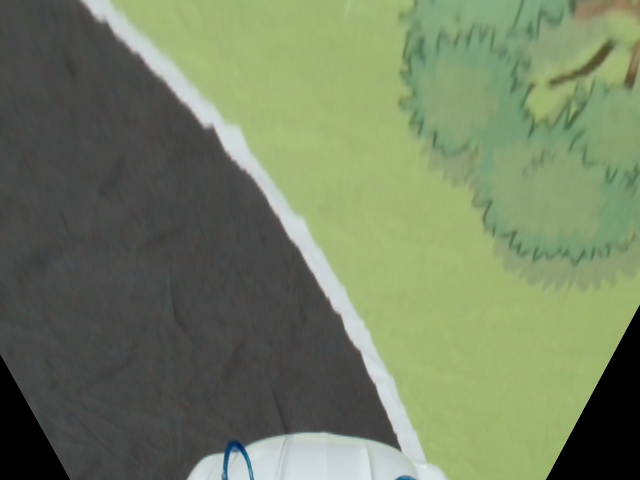
#> input picture road_following/test/image.png, 640 x 480 px
$ jupyter execute detection_test.ipynb
#> lines starting #> are read from the running program, lines starting #| are printed output that depends on the picture; after the words box and inside, x2 and y2 are one past the last pixel; in counts of white or black regions, pixels touching at a corner belong together; long printed decimals are rounded
#> further down, img is the input picture: shape (480, 640, 3); mean B, G, R 98.4, 127.7, 115.2
### road_following/Algorithm/img_preprocess.py
import cv2
import numpy as np
import matplotlib.pyplot as plt
import time

image_width = 640
image_height = 480
direction_div = 12

def color_filter(image, day_evening, driving_type = "Time"):
#> called with day_evening = 180, driving_type = 'Time'
    HSV_frame = cv2.cvtColor(image, cv2.COLOR_BGR2HSV)
    H,S,V = cv2.split(HSV_frame)


    if driving_type == "Time":
        H_green_lower = 35
    elif driving_type == "Mission":
        H_green_lower = 25

    # green
    H_green_condition = (H_green_lower<H) & (H<90)
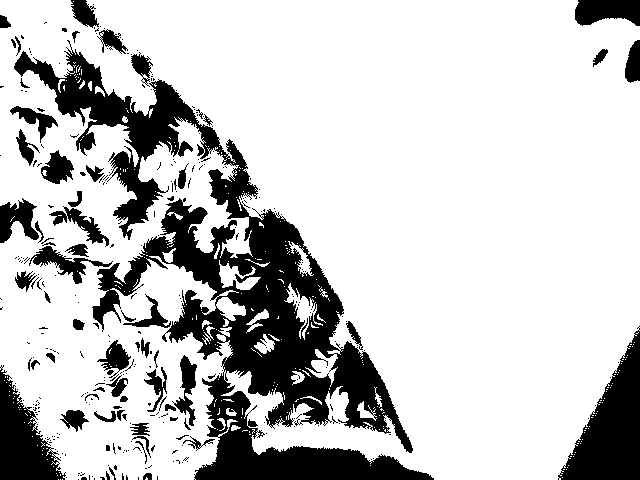
#> H_green_condition: shape (480, 640) bool; 77.8% white; 330 black regions (264 under 20 px), largest, box (x1, y1, x2, y2) and area: (14, 40, 434, 480) 44459, (558, 326, 640, 480) 6340, (0, 365, 66, 480) 3863
    S_green_condition = (S>30)
    V_green_condition = V>100
    green_condition = H_green_condition & S_green_condition & V_green_condition
    H[green_condition] = 50
    S[green_condition] = 100
    V[green_condition] = 100
    # white
    # day_evening = 200 #day
    # day_evening = 180 #mid
    # day_evening = 165 #evening


    V_white_condition = V>day_evening

    white_condition = V_white_condition
    H[V_white_condition] = 0
    S[V_white_condition] = 0
    V[V_white_condition] = 255
    # gray
    V_gray_condition = (115<V) & (V<=day_evening)

    # S_gray_condition = S<25
    gray_condition = V_gray_condition #& S_gray_condition
    H[gray_condition] = 120
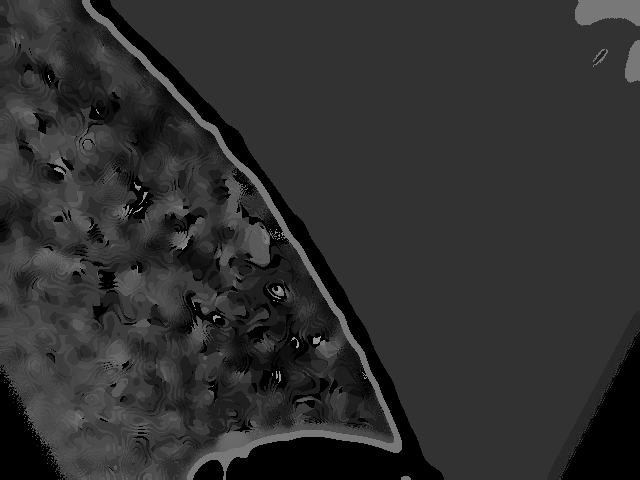
#> H: shape (480, 640); min 0, max 165, mean 47.7
    S[gray_condition] = 150
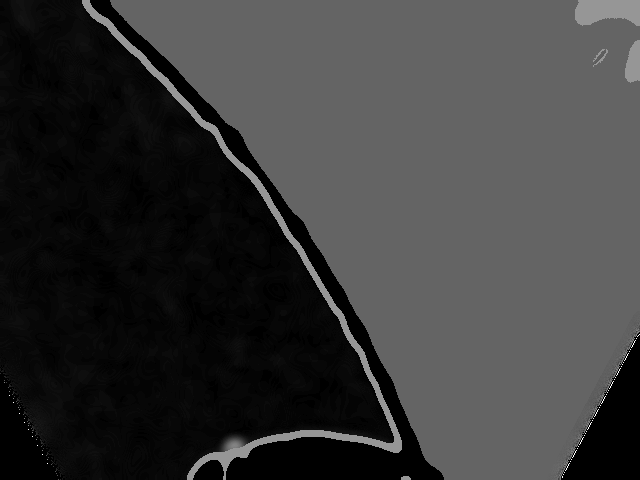
#> S: shape (480, 640); min 0, max 255, mean 57.1
    V[gray_condition] = 150
    # black -> blue (road)
    road_condition = True^ ( (green_condition | V_white_condition) | V_gray_condition)
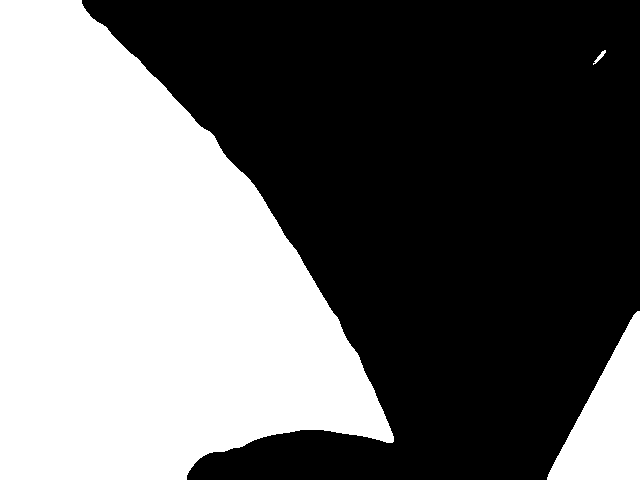
#> road_condition: shape (480, 640) bool; 42.8% white; 3 white regions, box (x1, y1, x2, y2) and area: (0, 0, 394, 480) 122984, (547, 311, 640, 480) 8397, (593, 50, 606, 65) 56
    H[road_condition] = 120
    S[road_condition] = 150
    V[road_condition] = 150

    HSV_frame[:,:,0] = H
    HSV_frame[:,:,1] = S
    HSV_frame[:,:,2] = V
    frame_filtered = cv2.cvtColor(HSV_frame, cv2.COLOR_HSV2BGR)

    return frame_filtered

def remove_black(image):
    x = np.linspace(0,639,640)
    y = np.linspace(0,479,480)
    X,Y = np.meshgrid(x,y)

    left_bottom = -123*X + 69*Y - 69*354
    left_bottom = left_bottom>0
    right_bottom = 173*(X-639) + 93*Y - 93*304
    right_bottom = right_bottom>0

    B, G, R = cv2.split(image)
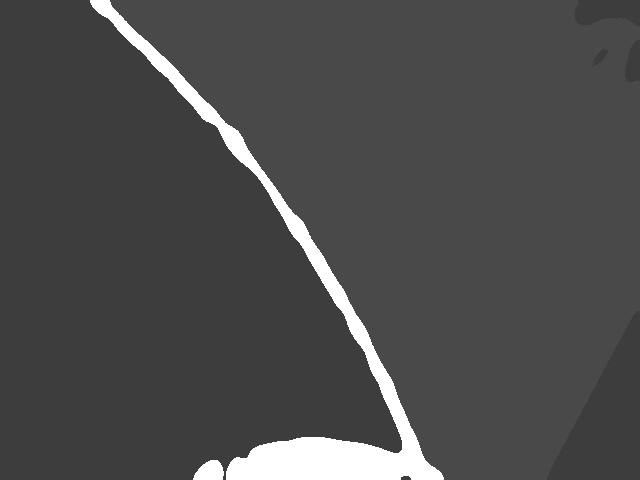
#> R: shape (480, 640); min 61, max 255, mean 76.3
    left_color = image[479, 70]
#> left_color = [150, 61, 61]
    right_color = image[479, 545]
#> right_color = [60, 100, 73]

    B[left_bottom] = left_color[0]
    G[left_bottom] = left_color[1]
    R[left_bottom] = left_color[2]

    B[right_bottom] = right_color[0]
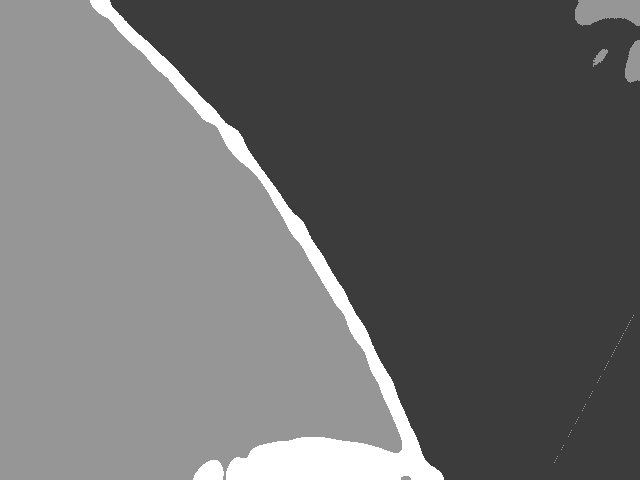
#> B: shape (480, 640); min 60, max 255, mean 107.6
    G[right_bottom] = right_color[1]
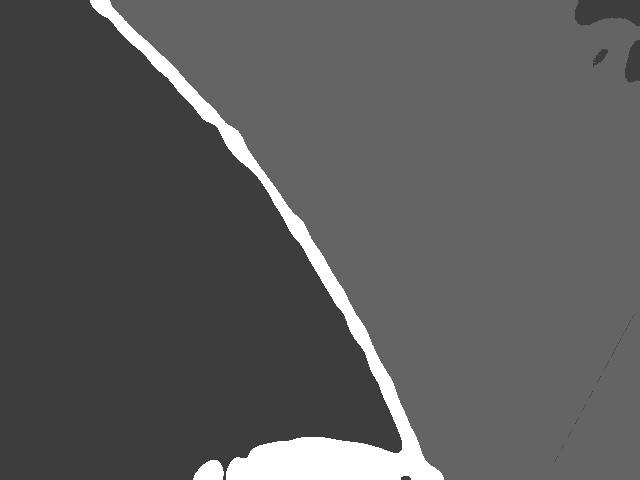
#> G: shape (480, 640); min 61, max 255, mean 90.9
    R[right_bottom] = right_color[2]

    image[:,:,0] = B
    image[:,:,1] = G
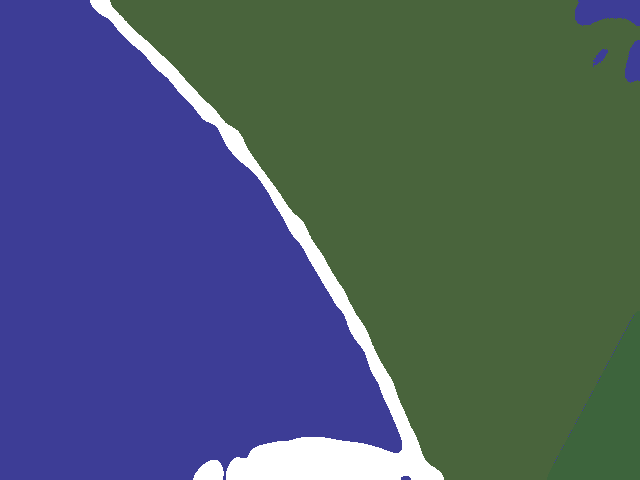
#> image: shape (480, 640, 3); mean B, G, R 107.6, 90.9, 76.3
    image[:,:,2] = R

    return image

def only_stadium(image):    # 경기장 밖 지우는 함수
    HSV_frame = cv2.cvtColor(image, cv2.COLOR_BGR2HSV)
    H,S,V = cv2.split(HSV_frame)

    bottom_green_x = -1
    top_green_x = -1
    up_start_time = time.time()

    H_satisfied = (30 < H) & (H<80)
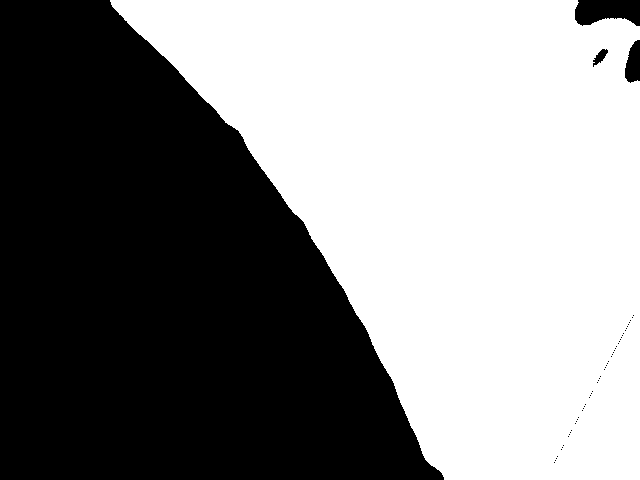
#> H_satisfied: shape (480, 640) bool; 52.7% white; 56 black regions (52 under 20 px), largest, box (x1, y1, x2, y2) and area: (0, 0, 444, 480) 143269, (575, 0, 640, 26) 1368, (625, 40, 640, 83) 490, (593, 49, 608, 67) 125
    S_satisfied = S==100+2
    V_satisfied = V==100
    satisfied = H_satisfied & S_satisfied & V_satisfied
    satisfied[:,639] = True
    check_top_green = len(np.where(satisfied[0])[0])
#> check_top_green = 469

    first_green_x = np.argmax(satisfied, axis = 1).reshape(480, 1)
#> first_green_x = 480 values from 110 to 444
    green_left_x = first_green_x - 20
#> green_left_x = 480 values from 90 to 424
    #print(first_green_x)
    x = np.linspace(0,639,640)
    y = np.linspace(0,479,480)
    X,Y = np.meshgrid(x,y)
    if check_top_green == 0:    # 제일 상단 row에 초록색 없음
        green_area = (X > first_green_x) & (first_green_x != 0)
    else:    # 제일 상단 row에 초록색 있음
        green_area = (X > first_green_x)

    white_area = (X <= first_green_x) & (X > green_left_x) & (X < 619)
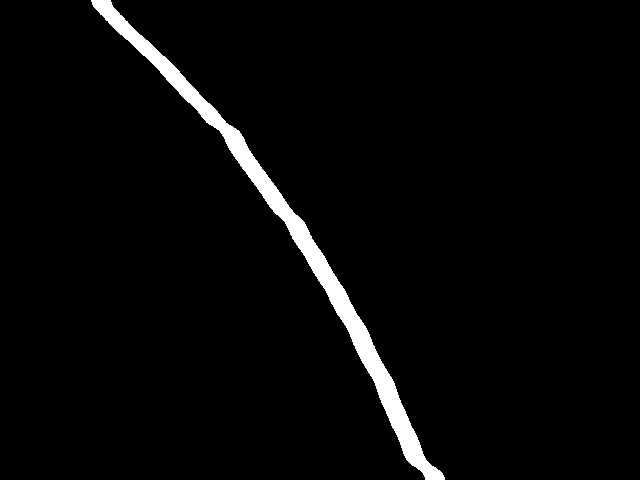
#> white_area: shape (480, 640) bool; 3.1% white; 1 white region, box (x1, y1, x2, y2) and area: (91, 0, 445, 480) 9600


    HSV_frame[green_area] = [50, 100, 100]
    HSV_frame[white_area] = [0, 0, 255]


    V_white_satisfied = V==255
    satisfied = V_white_satisfied
    satisfied[:,639] = True

    first_white_x =  np.argmax(satisfied, axis = 1).reshape(480, 1)
#> first_white_x = 480 values, max 400 at index 434, min 90 at index 0, mean 266.2
    white_right_x = first_white_x + 15
#> white_right_x = 480 values, max 415 at index 434, min 105 at index 0, mean 281.2
    #print(first_green_x)
    x = np.linspace(0,639,640)
    y = np.linspace(0,479,480)
    X,Y = np.meshgrid(x,y)

    white_area = (X > first_white_x) & (X <= white_right_x)
    HSV_frame[white_area] = [0, 0, 255]


    white_scene = np.ones((480,640))
    #cv2.imshow("satisfied", white_scene)

    green_points = np.argwhere(satisfied)
#> green_points = 15226 pairs, first value 0 to 479, second value 90 to 639

    #---------------------------------------------------------------------------------------------


    frame_stadium = cv2.cvtColor(HSV_frame, cv2.COLOR_HSV2BGR)
    return frame_stadium

def hide_car_head(image):
    HSV_frame = cv2.cvtColor(image, cv2.COLOR_BGR2HSV)
    H,S,V = cv2.split(HSV_frame)

    x = np.linspace(0,639,640)
    y = np.linspace(0,479,480)
    X,Y = np.meshgrid(x,y)

    a = 148
    b = 56
    elipse_eq = b*b*(X-320)*(X-320) + a*a*(Y-479)*(Y-479) < a*a*b*b

    H[elipse_eq] = 120
    S[elipse_eq] = 150
    V[elipse_eq] = 150

    HSV_frame[:,:,0] = H
    HSV_frame[:,:,1] = S
    HSV_frame[:,:,2] = V
    car_hidden_img = cv2.cvtColor(HSV_frame, cv2.COLOR_HSV2BGR)

    return car_hidden_img


def total_function(image, day_evening, driving_type = "Time"):
    image_blured = cv2.GaussianBlur(image, (0,0), 5)
    # image_blured = image
    # if (0):
    #     image_blured = hide_car_head(image_blured)
    image_filtered = color_filter(image_blured, day_evening, driving_type)
    image_no_black = remove_black(image_filtered)
    image_stadium = only_stadium(image_no_black)
    car_hidden = hide_car_head(image_stadium)


    return car_hidden

def cvt_binary(transform_img): # input : preprocess image
    gray = cv2.cvtColor(transform_img, cv2.COLOR_BGR2GRAY)
    img_binary = cv2.threshold(gray, 128, 255, cv2.THRESH_BINARY)[1]

    return img_binary

# [22 lines left out: function total_function_parking, not called in this run]

### road_following/utility.py
import os
import torch
from torchvision import transforms
import PIL.Image
import numpy as np
import cv2
import random
import numpy as np
# from Algorithm.outdoor_lane_detection import *
import time
from Algorithm.img_preprocess import cvt_binary, total_function
import matplotlib.pyplot as plt
import uuid
import sys
from datetime import datetime
from Algorithm.BirdEyeConverter import bird_convert

# [56 lines left out: functions get_resistance_value, train_test_split, DatasetLoader, return_augmented_images, not called in this run]


def roi_cutting(image, cutting_idx = 200):
    image = image[cutting_idx:]
    return image


# [189 lines left out: functions preprocess, box_center, box_area, center_inside, center_inside2, distinguish_traffic_light and 2 more, not called in this run]


def dominant_gradient(image): # 흑백 이미지에서 gradient 값, 차선 하단 값 추출

    image_original = image.copy()

    ##Canny
    # img_gray = cv2.cvtColor(image, cv2.COLOR_BGR2GRAY)
    try:
        img_blur = cv2.GaussianBlur(image_original, (0,0),1)
        # img_blur = image
        img_edge = cv2.Canny(img_blur, 110,180)
    except Exception as e:
        _, _, tb = sys.exc_info()
        print("image preprocess(gradient) error = {}, error line = {}".format(e, tb.tb_lineno))

        exception_image_path = "./exception_image/"

        try:
            if not os.path.exists(exception_image_path):
                os.mkdir(exception_image_path)
        except OSError:
            print('Error: Creating dirctory. ' + exception_image_path)

        # cv2.imwrite(os.path.join(exception_image_path, "exception_image--{}.png".format(datetime.now())), pre_image)
        return None, None

    try:
        lines = cv2.HoughLines(img_edge,1,np.pi/180,25)
#> lines = 58 rows, first 8: [-235, 2.62], [-231, 2.6], [-248, 2.6], [-253, 2.62], [-244, 2.58], [-244, 2.65], [-239, 2.64], [-272, 2.74]

        angles = []
        bottom_flag = np.zeros((640,))
        bottom_idx = 280

        if(not isinstance(lines, type(None))):

            for line in lines:
                for rho, theta in line:
                    a = np.cos(theta)
                    b = np.sin(theta)
                    x0 = a*rho
                    y0 = b*rho
                    x1 = int(x0 + 1000*(-b))
                    y1 = int(y0+1000*(a))
                    x2 = int(x0 - 1000*(-b))
                    y2 = int(y0 -1000*(a))

                    if y1 > 120 or y2 > 120:
                        flag_idx = int((x1-x2)/(y1-y2) * (bottom_idx - 1 - y1) + x1)
                        if flag_idx < 0 or flag_idx >= 640:
                            continue
                        bottom_flag[flag_idx] = 1


                    if(theta < 1.87 and theta > 1.27):
                        continue
                    else:
                        if y1 == y2:
                            angle = 'inf'
                        else:
                            angle = np.arctan((x2-x1)/(y1-y2))*180/np.pi
                        angles.append(angle)
#> this loop made 58 passes
#> after the loop, angles = 58 values, max -18.98 at index 42, min -46.99 at index 54, mean -30.75; bottom_flag = 640 values, max 1 at index 406, min 0 at index 0, mean 0.0719
        result_idx = np.where(bottom_flag == 1)[0]
#> result_idx = 46 values from 406 to 560
        if len(angles) == 0:
            result = 0
        else:
            result = np.median(angles)
#> result = -29.99

        #print(angles)
        return result, result_idx

    except Exception as e:
        _, _, tb = sys.exc_info()
        print("gradient detection error = {}, error line = {}".format(e, tb.tb_lineno))
        exception_image_path = "./exception_image/"
        try:
            if not os.path.exists(exception_image_path):
                os.mkdir(exception_image_path)
        except OSError:
            print('Error: Creating dirctory. ' + exception_image_path)
        # cv2.imwrite(os.path.join(exception_image_path, "exception_image--{}.png".format(str(uuid.uuid1()))), pre_image)
        return None, None


def return_road_direction(road_gradient):
    f = lambda x : 7/64000*(x**3)
    ret_direction = round(f(road_gradient))

    ret_direction = 7 if ret_direction >= 7 else ret_direction
    ret_direction = -7 if ret_direction <= -7 else ret_direction

    return ret_direction


def find_nearest(array, value=280):
    array = np.asarray(array)
    left_val = array[np.max(np.where(array <= value)[0])] if len(np.where(array <= value)[0]) != 0 else None
    right_val = array[np.min(np.where(array > value)[0])] if len(np.where(array > value)[0]) != 0 else None

    return left_val, right_val

def center_point(left_idx, right_idx):
    if left_idx == None or right_idx == None:
        return None
    else:
        return (left_idx + right_idx) / 2


# [51 lines left out: functions is_outside, total_process, box_control, not called in this run]

### road_following/Algorithm/Control.py
from utility import find_nearest, box_area, center_point
import os
from pathlib import Path
import numpy as np
# [11 lines left out: function control_correction, not called in this run]

def strengthen_control(road_direction, road_gradient, bottom_value): # 차선에 너무 근접한 경우 방향 수정값 증가
    # right_threshold = (370, 450, 530) ## threshold 값을 4등분해서 각 구간에 들어가면 weight값에 따라 방향 보정
    # left_threshold = (100, 150, 250, )
    middle_lane_offset = 280
    middle_threshold = (-60, -30, -10, -5, +5, +10, +30, +60)
    middle_threshold = np.array(middle_threshold)
    middle_threshold += middle_lane_offset


    road_bias = (-4, -3, -2, -1, 0, 1, 2, 3, 4)

    # middle_threshold = (250, 280, 300, 310, 330, 340, 360, 390)
    road_weight = 1 - abs(road_direction) * 0.1
    left_idx, right_idx = find_nearest(bottom_value, middle_lane_offset)
    # print("left_idx : ", left_idx)
    # print("right_idx : ", right_idx)
    if left_idx == None or right_idx == None:
        if road_gradient < 0:
            direction = -6
        else:
            direction = 7
    else:
        middle_lane = center_point(left_idx, right_idx)
        # print("middle lane : ",middle_lane)

        if middle_threshold[0] > middle_lane:
            direction = road_direction + road_bias[0] * road_weight
        elif middle_threshold[0] <= middle_lane and middle_lane < middle_threshold[1]:
            direction = road_direction + road_bias[1] * road_weight
        elif middle_threshold[1] <= middle_lane and middle_lane < middle_threshold[2]:
            direction = road_direction + road_bias[2] * road_weight
        elif middle_threshold[2] <= middle_lane and middle_lane < middle_threshold[3]:
            direction = road_direction + road_bias[3] * road_weight
        elif middle_threshold[3] <= middle_lane and middle_lane < middle_threshold[4]:
            direction = road_direction + road_bias[4] * road_weight
        elif middle_threshold[4] <= middle_lane and middle_lane < middle_threshold[5]:
            direction = road_direction + road_bias[5] * road_weight
        elif middle_threshold[5] <= middle_lane and middle_lane < middle_threshold[6]:
            direction = road_direction + road_bias[6] * road_weight
        elif middle_threshold[6] <= middle_lane and middle_lane < middle_threshold[7]:
            direction = road_direction + road_bias[7] * road_weight
        elif middle_threshold[7] <= middle_lane:
            direction = road_direction + road_bias[8] * road_weight


    # print("gradient_direction : ", road_direction)
    # print("bias_direction : ", direction - road_direction)


    direction = 7 if direction >= 7 else direction
    direction = -7 if direction <= -7 else direction

    return round(direction)

# [6 lines left out: function total_control, not called in this run]

def smooth_direction(bef1, bef2, bef3, cur):
    average = bef3 * 0.05 + bef2 * 0.15 + bef1*0.3 + cur * 0.5
    return round(average)

# [16 lines left out: function moving_log, not called in this run]

### road_following/test/detection_test.ipynb
[cell 1]
import cv2
import sys
import os
import matplotlib.pyplot as plt
sys.path.append(os.path.dirname(os.getcwd()))
from Algorithm.img_preprocess import cvt_binary, total_function
from utility import *
from Algorithm.Control import *

[cell 2]
# img = cv2.imread("exception_basic_22.png")
img = cv2.imread("image.png")
img = total_function(img, day_evening=180)
img =cvt_binary(img)
roi_img = roi_cutting(img)

[cell 3]
plt.imshow(roi_img, 'gray')
plt.show()
gradient, bottom_value = dominant_gradient(roi_img)
#> gradient = -29.99; bottom_value = 46 values from 406 to 560
print("Dominant_gradient : ", gradient)
#| Dominant_gradient :  -29.990
print("Bottom value : ", bottom_value)
#| Bottom value :  [406 408 409 410 412 413 415 417 418 421 424 427 429 430 432 434 436 437
#|  438 439 440 442 443 444 447 448 449 452 453 456 457 460 461 466 468 475
#|  478 482 489 497 515 524 531 540 550 560]
l_idx, r_idx = find_nearest(bottom_value)
#> in find_nearest, `right_val = array[np.min(np.where(array > value)[0])] if len(np.where(..`: right_val = 406
#> r_idx = 406

center_p = center_point(l_idx, r_idx)

print("center point : ", center_p)
#| center point :  None
road_direction = return_road_direction(gradient)
#> in return_road_direction, `ret_direction = round(f(road_gradient))`: ret_direction = -3
#> road_direction = -3
final_direction = strengthen_control(road_direction, gradient, bottom_value)
#> in strengthen_control, `road_weight = 1 - abs(road_direction) * 0.1`: road_weight = 0.7
#> in strengthen_control, `left_idx, right_idx = find_nearest(bottom_value, middle_lane_offset)`: right_idx = 406
#> final_direction = -6
print("Steering Direction : ", final_direction)
#| Steering Direction :  -6
